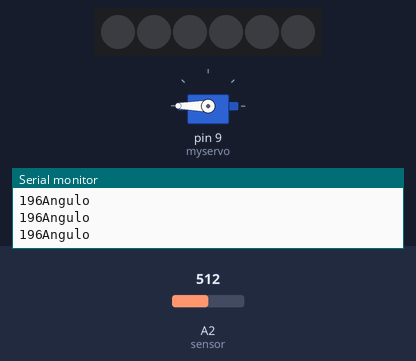
This sketch was run on a simulated Arduino Uno, built with avr-gcc and run on an emulated ATmega328P. On the bench: 6 RGB LEDs in strip order, left to right, servo, the last lines printed to the serial monitor. The test bench sets the inputs (shaded band); at power-on: A2 (sensor) = 512.

Above: at 1.2 s.
1.3 s: A2 (sensor) set to 484
4.3 s: A2 (sensor) set to 464
At 5.0 s:
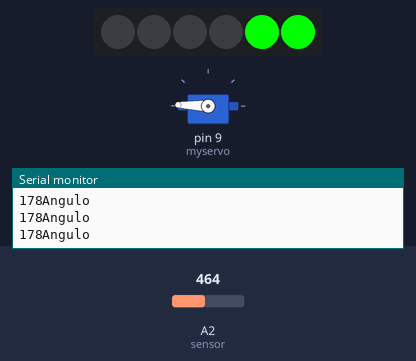
5.8 s: A2 (sensor) set to 411
At 6.1 s:
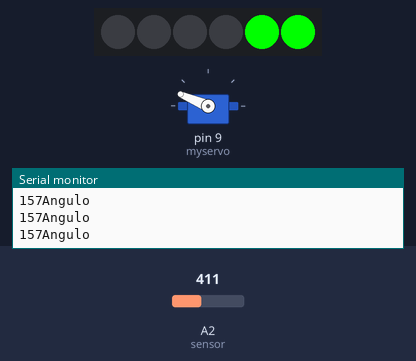
7.3 s: A2 (sensor) set to 381
At 8.4 s:
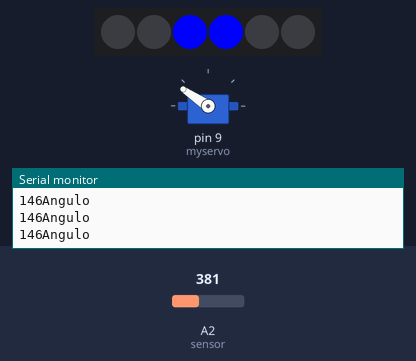
8.8 s: A2 (sensor) set to 248
At 9.5 s:
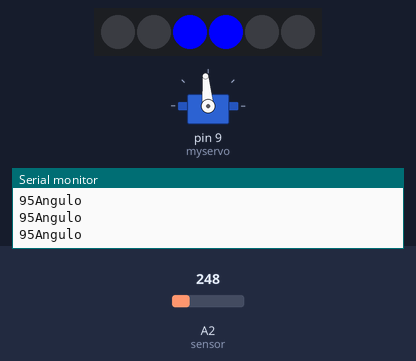
10.3 s: A2 (sensor) set to 229
At 11.6 s:
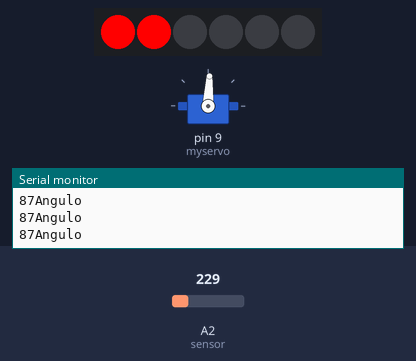
Timing chart, 0 to 12.8 s (numbered marks = the images above; inputs shaded):
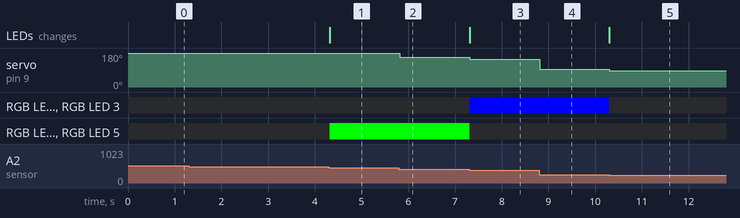

The sketch:

Embe_Servomotor.ino
```cpp
/*Cervantes Alatorre Juan José Emiliano
18300645
7B1*/

//Librerias y defines
#include<Servo.h>
#include<Adafruit_NeoPixel.h>
#define numLed 6
#define senalLed 8

//Defino el objeto pixels para las funciones de la tira led
Adafruit_NeoPixel pixels = Adafruit_NeoPixel(numLed,senalLed,NEO_GRB+NEO_KHZ800);

//Defino el objeto servo para las funciones
Servo myservo;

//Declaro variables
int const sensor=A2;
int valor;
int angle;

void setup(){
  //Inicio comunicación con la tira led
  pixels.begin();
  pixels.show();
  //Declaro al servo la salida del pin 9
  myservo.attach(9);
  Serial.begin(9600);

}

void loop(){
  //Declaro las variables y sus colores
  uint32_t g =  pixels.Color(0,255,0);
  uint32_t b =  pixels.Color(0,0,255);
  uint32_t r =  pixels.Color(255,0,0);
  uint32_t w =  pixels.Color(0,0,0);

  //Lectura del sensor
  valor= analogRead(sensor);
  angle= map(valor,0,466,0,179);
  myservo.write(angle);
  Serial.println("Angulo");
  Serial.print(angle);

  //Decisiones de los angulos del sensor

  if(angle <=90){
     pixels.setPixelColor(0,r);
    pixels.setPixelColor(1,r);
    pixels.setPixelColor(2,w);
    pixels.setPixelColor(3,w);
    pixels.setPixelColor(4,w);
    pixels.setPixelColor(5,w);
    pixels.show();
  }
  if(angle >90 && angle <=150){
     pixels.setPixelColor(0,w);
    pixels.setPixelColor(1,w);
    pixels.setPixelColor(2,b);
    pixels.setPixelColor(3,b);
    pixels.setPixelColor(4,w);
    pixels.setPixelColor(5,w);
    pixels.show();
  }
  if(angle >150 && angle <=180){
    pixels.setPixelColor(0,w);
    pixels.setPixelColor(1,w);
    pixels.setPixelColor(2,w);
    pixels.setPixelColor(3,w);
    pixels.setPixelColor(4,g);
    pixels.setPixelColor(5,g);
    pixels.show();
  }

  delay(15);

}
```

Measured:
- the behaviour switches between 472 and 471 on A2 (sensor) (found by bisection; images 0 and 1)
- the behaviour switches between 394 and 393 on A2 (sensor) (found by bisection; images 2 and 3)
- the behaviour switches between 237 and 236 on A2 (sensor) (found by bisection; images 4 and 5)
- after the input at 4.3 s, servo on pin 9 (myservo): 180° → 178° at once; RGB LED 4, RGB LED 5: off → RGB(0, 255, 0) at once; the LEDs: change at once (image 1)
- after the input at 5.8 s, servo on pin 9 (myservo): 178° → 157° at once
- after the input at 7.3 s, servo on pin 9 (myservo): 157° → 146° at once; RGB LED 2, RGB LED 3: off → RGB(0, 0, 255) at once; RGB LED 4, RGB LED 5: RGB(0, 255, 0) → off at once; the LEDs: change at once (image 3)
- after the input at 8.8 s, servo on pin 9 (myservo): 146° → 95° at once
- after the input at 10.3 s, servo on pin 9 (myservo): 95° → 87° at once; RGB LED 2, RGB LED 3: RGB(0, 0, 255) → off at once; the LEDs: change at once (image 5)
